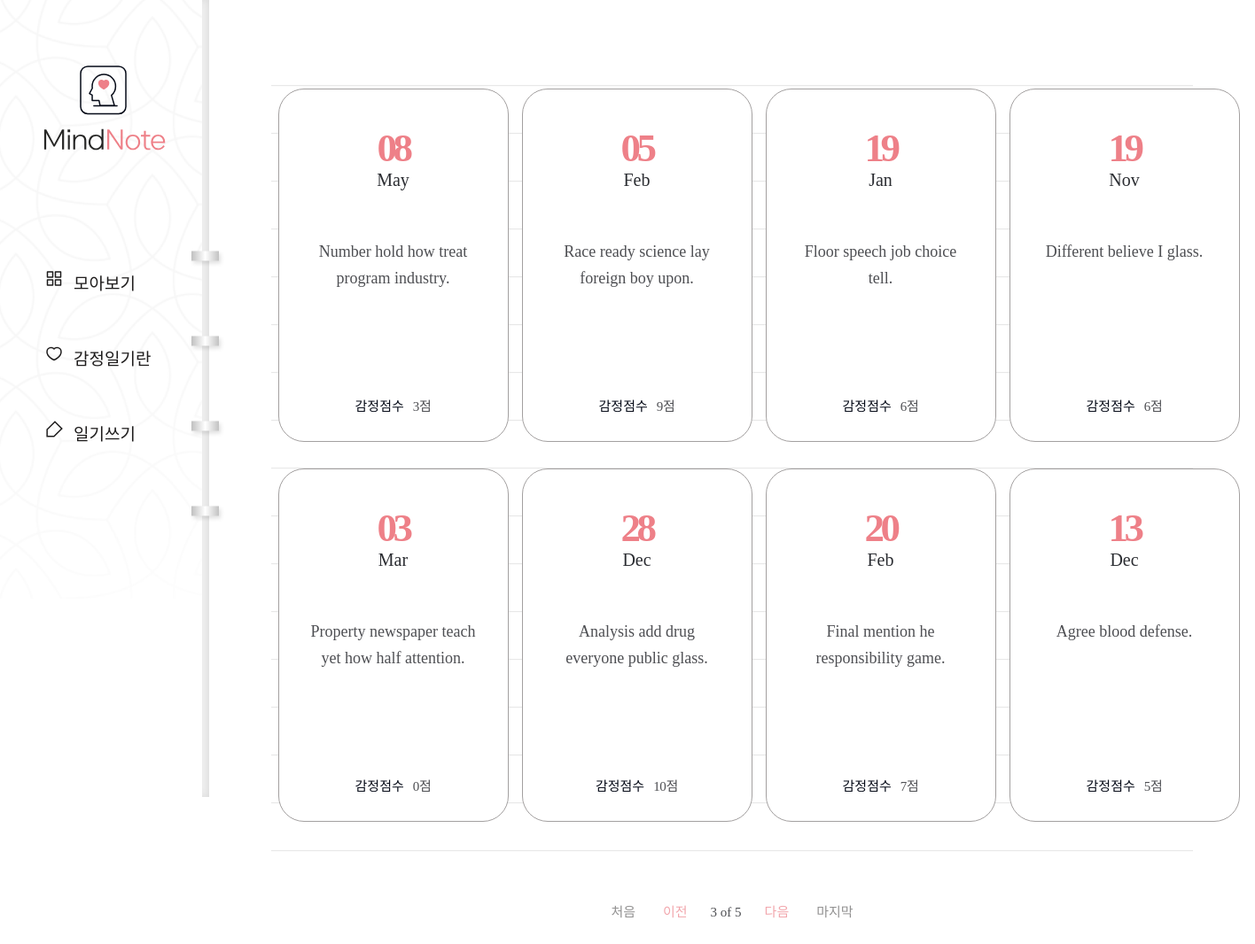
/diary/?page=3, run on the app's committed database.
### diary/models.py (models this page shows, shortened)
class Page(models.Model):
    title = models.CharField(max_length=100, validators=[validate_no_hash])
    content = models.TextField(validators=[validate_no_hash])
    feeling = models.CharField(max_length=80, validators=[validate_no_hash, validate_no_numbers])
    score = models.IntegerField(validators=[validate_score])
    dt_created = models.DateField()

### diary/views.py (the view)
# urls.py: path('diary/', views.PageListView.as_view(), name='page-list'),
class PageListView(ListView):
    model = Page
    ordering = ['-dt_created']
    paginate_by = 8

### diary/templates/diary/page_list.html (shortened to what this page needs)
{% extends './base.html' %}
{% block content %}
{% if page_obj.object_list %}
    <div class="wrap-note">
        <div class="note">
            <div class="note-list">
                <ul>
                    {% for obj in page_obj.object_list %}
                    <li>
                        <a href="{% url 'page-detail' obj.id %}">
                            <div class="date">
                                <span>{{obj.dt_created|date:"d"}}</span>
                                <p>{{obj.dt_created|date:"M"}}</p>
                            </div>
                            <h2>{{obj.title}}</h2>
                            <div class="score">
                                <p>감정점수</p>
                                <span>{{obj.score}}점</span>
                            </div>
                        </a>
                    </li>
                    {% endfor %}
                </ul>
            </div>
            <div class="paging">
                {% if page_obj.has_previous %}
                    <a href="?page=1" class="first">처음</a>
                    <a href="?page={{page_obj.previous_page_number}}" class="prev">이전</a>
                {% endif %}
                <span class="page">
                    <p>{{page_obj.number}} of {{page_obj.paginator.num_pages}}</p>
                </span>
                {% if page_obj.has_next %}
                    <a href="?page={{page_obj.next_page_number}}" class="next">다음</a>
                    <a href="?page={{page_obj.paginator.num_pages}}" class="last">마지막</a>
                {% endif %}
            </div>
        </div>
    </div>
{% endif %}
{% endblock content %}

### diary/static/diary/css/styles.css (style rules this page uses)
h1,h2,h3,p,a,ul,li { margin: 0; padding: 0; font-family: 'NanumSquare'; list-style: none; text-decoration: none; outline: none; }
html { position: relative; min-height: 100%; margin: 0; }
body { margin: 0; padding: 0; -webkit-font-smoothing: antialiased; -moz-osx-font-smoothing: auto; }
.wrap-note .note { padding-left: 236px; padding-top: 50px; padding-bottom: 200px; }
.note-list { margin: 0 70px; padding-top: 50px; background: url(../image/note-bg.svg) repeat-x center/1535px 974px; }
.note-list ul { overflow: hidden; width: 1100px; margin: 0 auto; padding-bottom: 50px; }
.note-list ul li { float: left; width: 25%; padding-bottom: 30px; }
.note-list ul li a { display: block; width: 258px; height: 397px; margin: 0 auto; background: #fff; border: solid 1px #a3a0a0; border-radius: 29px; }
.note-list ul li a .date { margin-top: 40px; margin-bottom: 55px; text-align: center; }
.note-list ul li a .date p { display: inline-block; font-family: 'NanumSquare'; color: #2b2d32; font-size: 20px; text-align: center; text-transform: capitalize; line-height: 1; }
.note-list ul li a .date span { display: block; font-family: 'NanumSquare'; color: #ee8088; font-weight: 700; font-size: 45px; letter-spacing: -4.47px; }
.note-list ul li a h2 { width: 196px; height: 150px; margin: 0 auto; font-family: 'NanumBarunpen'; color: #4e4f53; font-weight: normal; font-size: 18px; line-height: 1.67; text-align: center; }
.note-list ul li a .score { margin-top: 28px; text-align: center; }
.note-list ul li a .score p { display: inline-block; font-family: 'NanumSquare'; color: #060b18; font-size: 15px; }
.note-list ul li a .score span { padding-left: 6px; font-family: 'NanumBarunpen'; color: #4e4f53; font-size: 15px; letter-spacing: -0.29px; }
.paging { margin-top: 10px; text-align: center; }
.paging a { display: inline-block; font-family: 'NanumSquare'; font-size: 15px; }
.paging .first,.paging .last { color: #929191; }
.paging .first { margin-right: 27px; }
.paging .last { margin-left: 27px; }
.paging .prev,.paging .next { color: #f2a6ac; }
.paging span { display: inline-block; }
.paging span p { margin: 0 22px; font-family: 'NanumSquare'; color: #4e4f53; font-size: 15px; }

### data on the page
Page: dt_created "08", dt_created "May", title "Number hold how treat program industry.", score "3"
Page: dt_created "05", dt_created "Feb", title "Race ready science lay foreign boy upon.", score "9"
Page: dt_created "19", dt_created "Jan", title "Floor speech job choice tell.", score "6"
Page: dt_created "19", dt_created "Nov", title "Different believe I glass.", score "6"
Page: dt_created "03", dt_created "Mar", title "Property newspaper teach yet how half attention.", score "0"
Page: dt_created "28", dt_created "Dec", title "Analysis add drug everyone public glass.", score "10"
Page: dt_created "20", dt_created "Feb", title "Final mention he responsibility game.", score "7"
Page: dt_created "13", dt_created "Dec", title "Agree blood defense.", score "5"

### other printed values
{{ page_obj.number }} "3"
{{ page_obj.paginator.num_pages }} "5"
